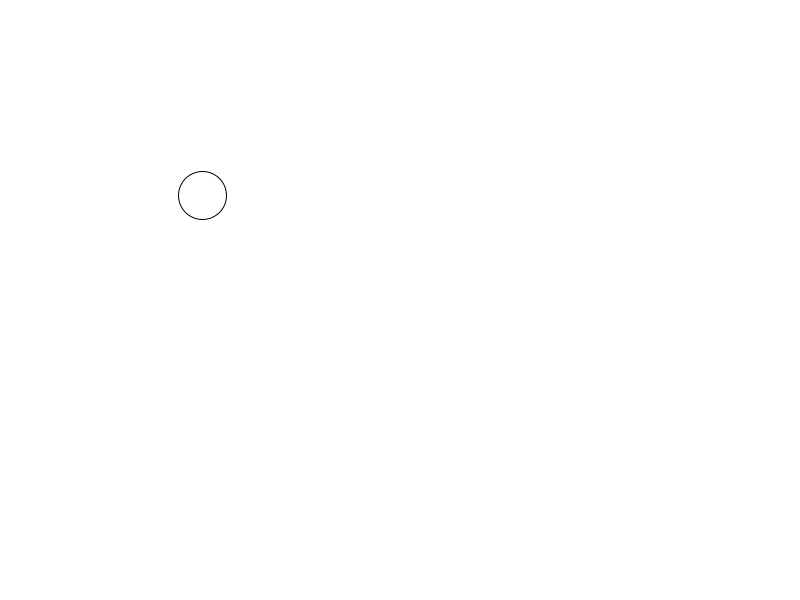
Frame 1 (no input)
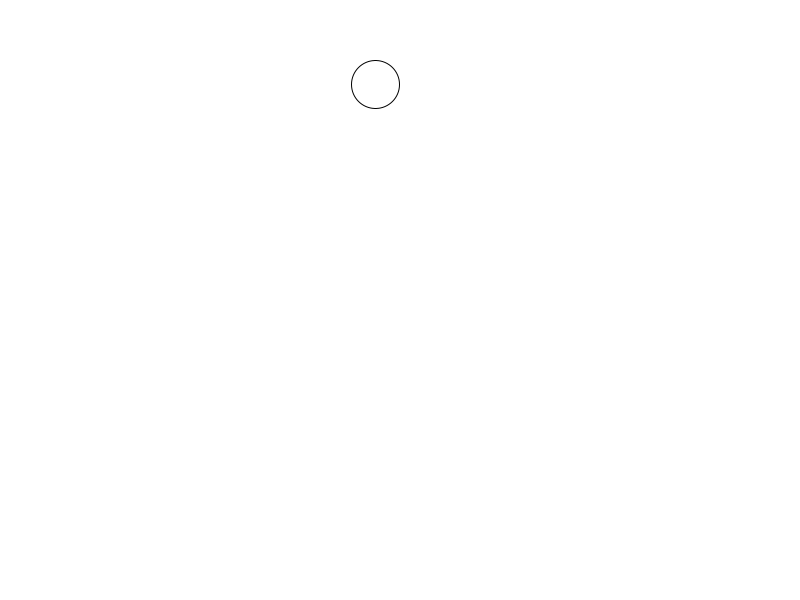
Frame 60 (the mouse pressed at the canvas centre just before this capture)
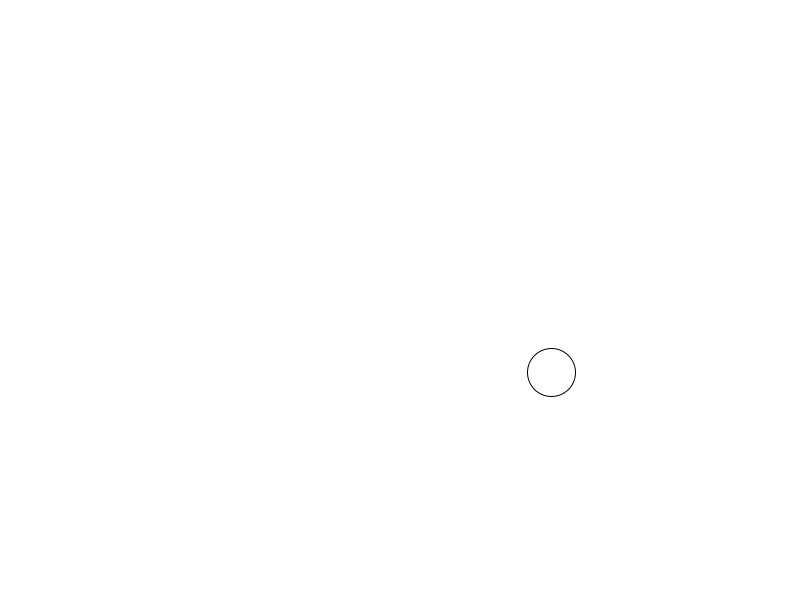
Frame 120 (the mouse held since frame 60 and released just before this capture)

The Processing sketch that drew these frames (run headless with seeded random() and noise(); from frame 60 on, the mouse is pressed at the canvas centre):

// Processing sketch: SimpleClassExample
// ── SimpleClassExample.pde
//Create a variable to hold a ball.
//
//Because we defined a 'class' for Ball, it is now a valid type
//of a variable (like int, float, etc. are by default).
Ball ball;

void setup() {
  size(800, 600);
  
  //Instantiate a Ball and store it in the ball variable we created above.
  ball = new Ball(200, 200);
}

void draw() {
  background(255);
  
  //Call the update function of the ball (see the Ball class).
  ball.update();
}

// ── Ball.pde
class Ball {
  
  //The following variables will be part of any instantiated Ball object.
  //Within the class, we can refer to these variables by typing 
  //'this.<variableName>'. Out side of the class, we just need to use the
  //variable name instead of 'this' (e.g. 'ball.x').
  float x;
  float y;
  
  float velX;
  float velY;
  
  float diameter;
  
  //This is the 'constructor', and it is a function that is called whenever
  //a Ball is created (e.g. 'Ball ball = new Ball(10, 30);'). The 10 goes 
  //into the 'posX' argument, and the 30 goes into the 'posY' argument.
  //
  //Constructors are mostly used for initialization (sort of like the setup
  //function in Processing).
  Ball(float posX, float posY) {
    
    
    //Store the arguments into the object's variables.
    this.x = posX;
    this.y = posY;
    
    this.velX = random(-10, 10);
    this.velY = random(-10, 10);
    
    this.diameter = random(10, 50);
    
    print("Ball created");
  }
  
  void update() {
    this.x = this.x + this.velX;
    this.y = this.y + this.velY;
    
    if (this.x > width || this.x < 0) {
      this.velX = this.velX * -1; 
    }
    if (this.y > height || this.y < 0) {
      this.velY = this.velY * -1; 
    }
    
    ellipse(this.x, this.y, this.diameter, this.diameter);
  }
}
